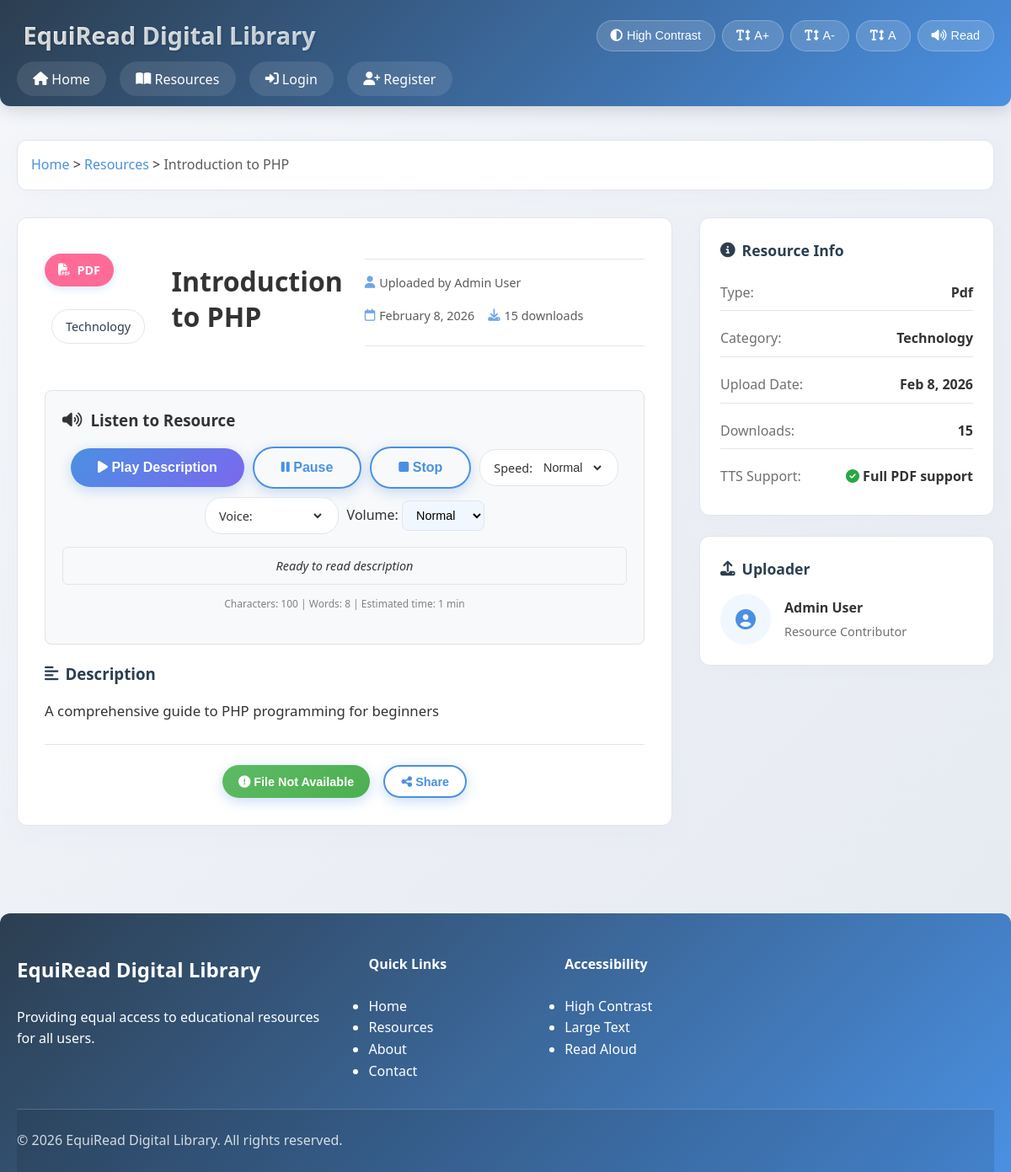
Page /resource_view.php?id=1 on the committed database.
### tables this page shows
CREATE TABLE IF NOT EXISTS tbl_resources (
    resource_id INT AUTO_INCREMENT PRIMARY KEY,
    title VARCHAR(255) NOT NULL,
    description TEXT,
    file_path VARCHAR(500),
    file_type VARCHAR(50),
    file_size INT DEFAULT 0,
    category VARCHAR(100),
    tags VARCHAR(255),
    upload_date DATETIME DEFAULT CURRENT_TIMESTAMP,
    uploaded_by INT,
    downloads_count INT DEFAULT 0,
    is_featured BOOLEAN DEFAULT FALSE,
    FOREIGN KEY (uploaded_by) REFERENCES tbl_users(user_id) ON DELETE SET NULL
);

CREATE TABLE IF NOT EXISTS tbl_categories (
    category_id INT AUTO_INCREMENT PRIMARY KEY,
    name VARCHAR(100) NOT NULL UNIQUE,
    description TEXT,
    color VARCHAR(7) DEFAULT '#ff85a2',
    icon VARCHAR(50) DEFAULT 'fas fa-folder',
    created_at TIMESTAMP DEFAULT CURRENT_TIMESTAMP
);

CREATE TABLE IF NOT EXISTS tbl_users (
    user_id INT AUTO_INCREMENT PRIMARY KEY,
    full_name VARCHAR(100) NOT NULL,
    email VARCHAR(100) UNIQUE NOT NULL,
    password VARCHAR(255) NOT NULL,
    accessibility_profile VARCHAR(50) DEFAULT 'normal',
    role VARCHAR(20) DEFAULT 'user',
    profile_picture VARCHAR(255) DEFAULT 'default-avatar.png',
    bio TEXT,
    join_date TIMESTAMP DEFAULT CURRENT_TIMESTAMP,
    last_login TIMESTAMP NULL,
    created_at TIMESTAMP DEFAULT CURRENT_TIMESTAMP
);

### resource_view.php (the view, shortened to what this page needs)
<?php
include 'config.php';
$resource_id = intval($_GET['id']);
$sql = "SELECT r.*, u.full_name as uploader_name, c.name as category_name, c.color as category_color
        FROM tbl_resources r
        LEFT JOIN tbl_users u ON r.uploaded_by = u.user_id
        LEFT JOIN tbl_categories c ON r.category = c.name
        WHERE r.resource_id = ?";
$stmt = mysqli_prepare($conn, $sql);
mysqli_stmt_bind_param($stmt, "i", $resource_id);
mysqli_stmt_execute($stmt);
$result = mysqli_stmt_get_result($stmt);
$resource = mysqli_fetch_assoc($result);
?>
<?php include 'includes/header.php'; ?>
<div class="main-content">
    <div class="container">
        <nav class="breadcrumb">
            <a href="index.php">Home</a> &gt;
            <a href="resources.php">Resources</a> &gt;
            <span><?php echo htmlspecialchars($resource['title']); ?></span>
        </nav>
        <div class="resource-detail">
            <div class="resource-main">
                <div class="resource-header">
                    <div class="resource-badges">
                        <span class="resource-type" style="background: <?php echo $resource['category_color'] ?? '#ff85a2'; ?>">
                            <i class="fas fa-file-<?php echo getFileTypeIcon($resource['file_type']); ?>"></i>
                            <?php echo strtoupper($resource['file_type']); ?>
                        </span>
                        <span class="resource-category"><?php echo htmlspecialchars($resource['category_name'] ?? 'General'); ?></span>
                    </div>
                    <h1><?php echo htmlspecialchars($resource['title']); ?></h1>
                    <div class="resource-meta">
                        <div class="meta-item">
                            <i class="fas fa-user"></i>
                            Uploaded by <?php echo htmlspecialchars($resource['uploader_name'] ?? 'System'); ?>
                        </div>
                        <div class="meta-item">
                            <i class="far fa-calendar"></i>
                            <?php echo date('F j, Y', strtotime($resource['upload_date'])); ?>
                        </div>
                        <div class="meta-item">
                            <i class="fas fa-download"></i>
                            <?php echo $resource['downloads_count']; ?> downloads
                        </div>
                    </div>
                </div>
                <div class="resource-tts-controls">
                    <h3><i class="fas fa-volume-up"></i> Listen to Resource</h3>
                    <div class="tts-controls">
                        <button id="playTTS" class="btn btn-primary">
                            <i class="fas fa-play"></i> Play Description
                        </button>
                        <button id="pauseTTS" class="btn btn-outline">
                            <i class="fas fa-pause"></i> Pause
                        </button>
                        <button id="stopTTS" class="btn btn-outline">
                            <i class="fas fa-stop"></i> Stop
                        </button>
                        <div class="tts-speed">
                            <label for="ttsRate">Speed:</label>
                            <select id="ttsRate" class="form-control-sm">
                                <option value="1" selected>Normal</option>
                            </select>
                        </div>
                        <div class="tts-voice">
                            <label for="ttsVoice">Voice:</label>
                            <select id="ttsVoice" class="form-control-sm"></select>
                        </div>
                        <div class="tts-volume">
                            <label for="ttsVolume">Volume:</label>
                            <select id="ttsVolume" class="form-control-sm">
                                <option value="1" selected>Normal</option>
                            </select>
                        </div>
                    </div>
                    <div class="tts-status" id="ttsStatus">
                        Ready to read description
                    </div>
                    <div class="tts-content-info">
                        <small id="contentStats"></small>
                    </div>
                </div>
                <div class="resource-description">
                    <h3><i class="fas fa-align-left"></i> Description</h3>
                    <div id="readableContent">
                        <p><?php echo nl2br(htmlspecialchars($resource['description'])); ?></p>
                    </div>
                </div>
                <div class="resource-actions">
                    <?php if($resource['file_path'] && file_exists($resource['file_path'])): ?>
                    <a href="<?php echo $resource['file_path']; ?>" class="btn btn-primary btn-large" download onclick="trackDownload(<?php echo $resource_id; ?>)">
                        <i class="fas fa-download"></i> Download Resource
                    </a>
                    <?php else: ?>
                    <button class="btn btn-secondary btn-large" disabled>
                        <i class="fas fa-exclamation-circle"></i> File Not Available
                    </button>
                    <?php endif; ?>
                    <button class="btn btn-outline" id="shareResource">
                        <i class="fas fa-share-alt"></i> Share
                    </button>
                </div>
            </div>
            <div class="resource-sidebar">
                <div class="sidebar-card">
                    <h3><i class="fas fa-info-circle"></i> Resource Info</h3>
                    <div class="info-list">
                        <div class="info-item">
                            <span class="info-label">Type:</span>
                            <span class="info-value"><?php echo ucfirst($resource['file_type']); ?></span>
                        </div>
                        <div class="info-item">
                            <span class="info-label">Category:</span>
                            <span class="info-value"><?php echo htmlspecialchars($resource['category_name'] ?? 'General'); ?></span>
                        </div>
                        <div class="info-item">
                            <span class="info-label">Upload Date:</span>
                            <span class="info-value"><?php echo date('M j, Y', strtotime($resource['upload_date'])); ?></span>
                        </div>
                        <div class="info-item">
                            <span class="info-label">Downloads:</span>
                            <span class="info-value"><?php echo $resource['downloads_count']; ?></span>
                        </div>
                        <div class="info-item">
                            <span class="info-label">TTS Support:</span>
                            <span class="info-value">
                                <?php if(strtolower($resource['file_type']) === 'pdf'): ?>
                                    <i class="fas fa-check-circle text-success"></i> Full PDF support
                                <?php else: ?>
                                    <i class="fas fa-info-circle"></i> Description only
                                <?php endif; ?>
                            </span>
                        </div>
                    </div>
                </div>
                <div class="sidebar-card">
                    <h3><i class="fas fa-upload"></i> Uploader</h3>
                    <div class="uploader-info">
                        <div class="uploader-avatar">
                            <i class="fas fa-user-circle"></i>
                        </div>
                        <div class="uploader-details">
                            <h4><?php echo htmlspecialchars($resource['uploader_name'] ?? 'System'); ?></h4>
                            <p>Resource Contributor</p>
                        </div>
                    </div>
                </div>
            </div>
        </div>
    </div>
</div>
<?php
function getFileTypeIcon($file_type) {
    switch($file_type) {
        case 'pdf': return 'pdf';
    }
}
?>
<?php include 'includes/footer.php'; ?>

### resource_view.php (style rules this page uses)
.tts-controls { display: flex; flex-wrap: wrap; gap: 10px; align-items: center; margin: 15px 0; }
.tts-speed, .tts-voice { display: flex; align-items: center; gap: 5px; }
.tts-status { padding: 10px; background-color: #f8f9fa; border-radius: 6px; margin: 10px 0; text-align: center; }
.tts-content-info { margin-top: 10px; color: #666; text-align: center; }
.resource-tts-controls { background-color: #f8f9fa; padding: 20px; border-radius: 8px; margin: 20px 0; border: 1px solid #dee2e6; }
.resource-tts-controls h3 { margin-top: 0; color: #333; display: flex; align-items: center; gap: 10px; }

### rows in the picture
tbl_resources: title "Introduction to PHP", file_type "PDF", tbl_categories.name "Technology", uploaded_by.full_name "Admin User", upload_date "February 8, 2026", downloads_count "15", description "A comprehensive guide to PHP programming for beginners", file_type "Pdf", upload_date "Feb 8, 2026"
